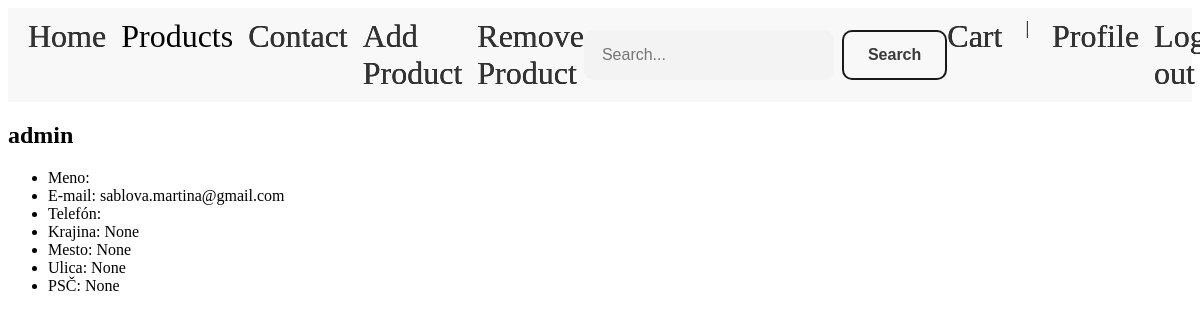
/accounts/profile/ (signed in), run on the app's committed database.
### accounts/models.py (models this page shows, shortened)
class Profile(Model):
    user = OneToOneField(User, on_delete=CASCADE, unique=True)
    phone_number = CharField(max_length=20, blank=True)
    country = TextField(null=True, blank=True)
    city = TextField(null=True, blank=True)
    street = TextField(null=True, blank=True)
    zip_code = CharField(max_length=5, null=True, blank=True)
    class Meta:
        ordering = ['user__username']

### accounts/views.py (the view)
# urls.py: path('profile/', profile_view, name='profile'),
@login_required(login_url="/accounts/login/")
def profile_view(request):
    user = request.user
    profile, _ = Profile.objects.get_or_create(user=user) # pylint: disable=no-member
    return render(request, "profile.html", {"profile": profile})

### templates/profile.html (shortened to what this page needs)
{% extends 'homepage.html' %}
{% block content %}
    {% if profile %}
        <h2>{{ profile.user.username }}</h2>
        <ul>
            <li>Meno: {{ profile.user.first_name }} {{ profile.user.last_name }}</li>
            <li>E-mail: {{ profile.user.email }}</li>
            <li>Telefón: {{ profile.phone_number }}</li>
            <li>Krajina: {{ profile.country }}</li>
            <li>Mesto: {{ profile.city }}</li>
            <li>Ulica: {{ profile.street }}</li>
            <li>PSČ: {{ profile.zip_code }}</li>
        </ul>
    {% else %}
        <p>Profil nie je k dispozícii.</p>
    {% endif %}
{% endblock %}

### data on the page
Profile: user.username "admin", user.email "sablova.martina@gmail.com", country "None", city "None", street "None", zip_code "None"
